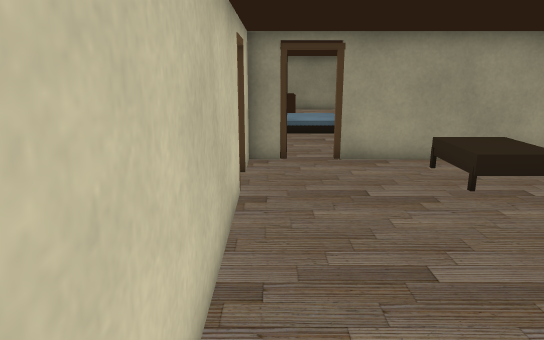
view 1 (above)

18 first-person views from a walk through a Unity game level. The camera is 1.52 m above the floor, tilts 14° down and sees 70° across. The floor is counted in squares, 0.68 m on a side. Each view is taken from the middle of a square. On the plan, view 1 faces up. The plan holds only what a view shows up to about 20 squares ahead; the rest is blank. The place goes on beyond the plan. The player character is not drawn. Door leaves are left out, so doorways stand open. Some surface patterns are stand-ins.

view 2
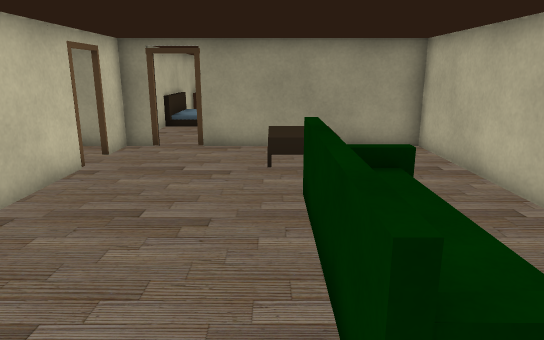

view 3
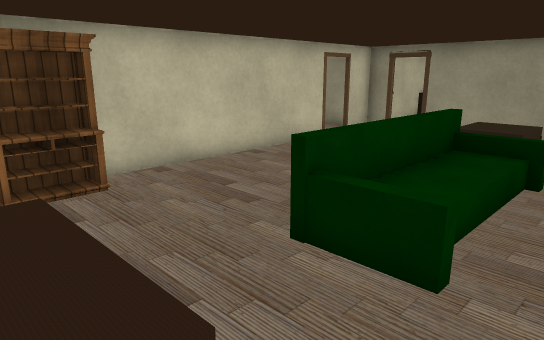

view 4
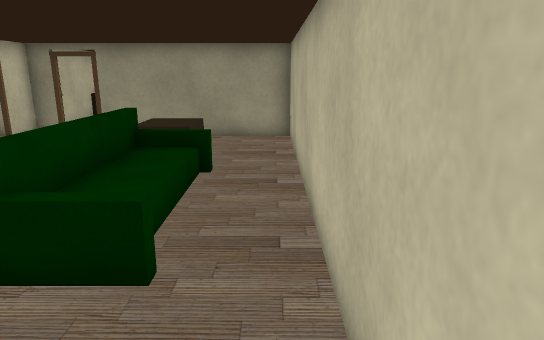

view 5
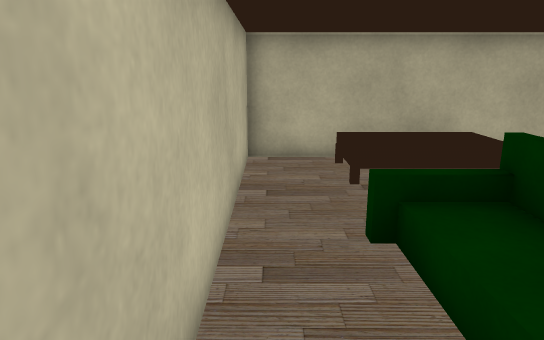

view 6
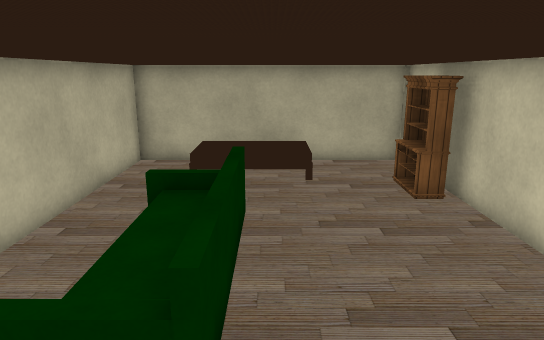

view 7
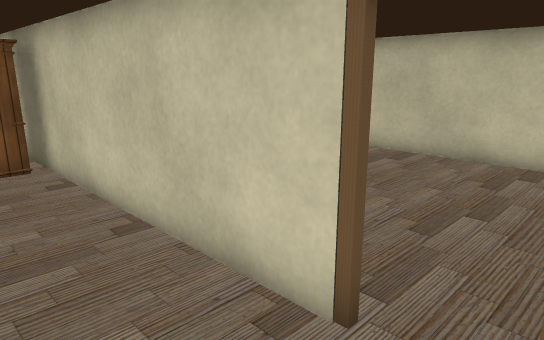

view 8
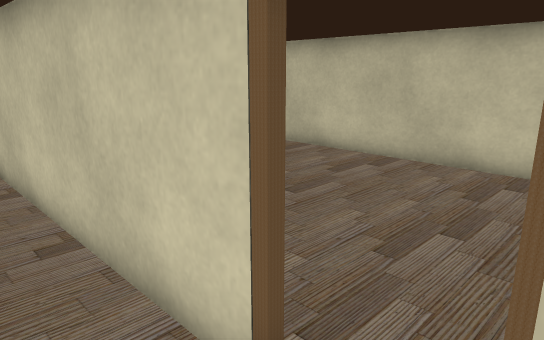

view 9
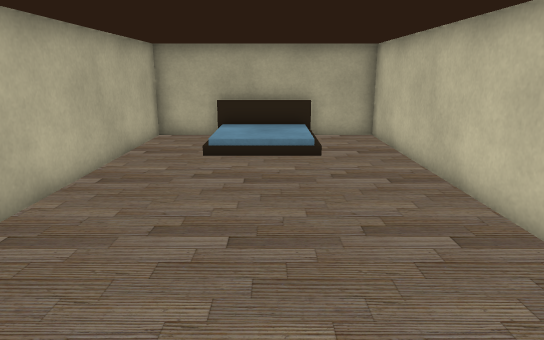

view 10
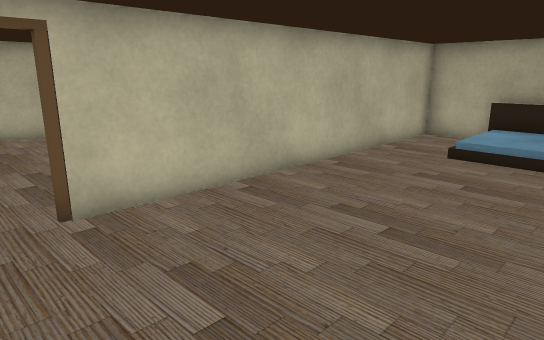

view 11
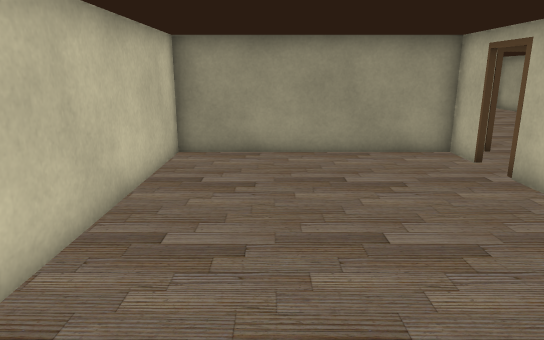

view 12
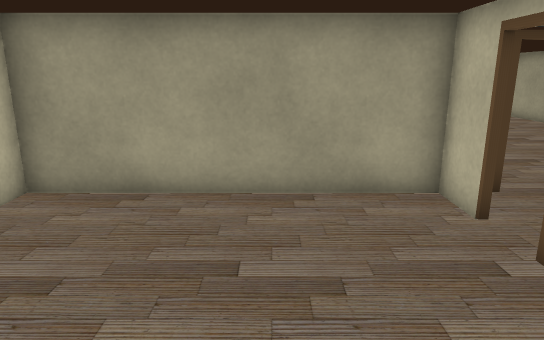

view 13
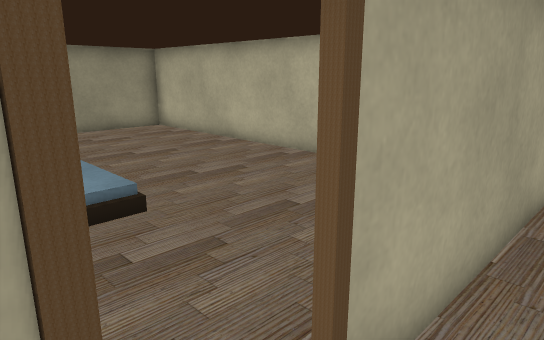

view 14
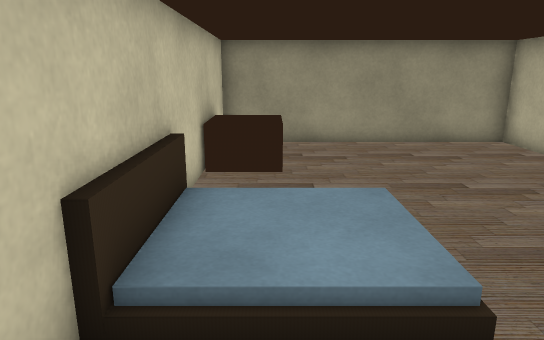

view 15
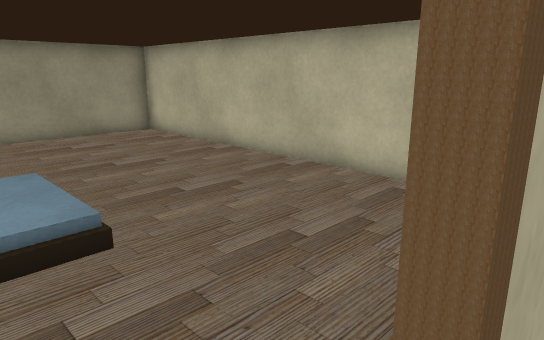

view 16
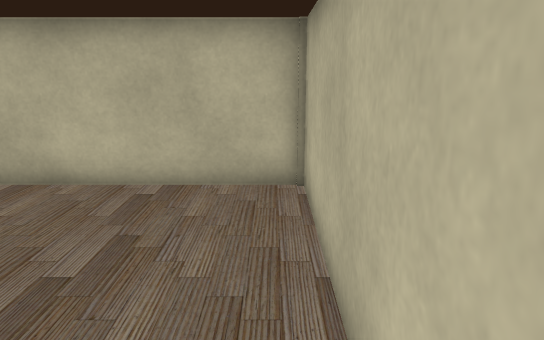

view 17
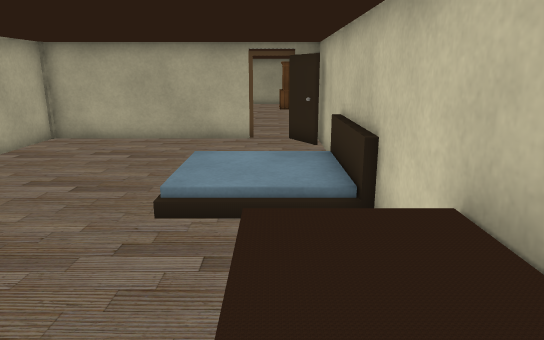

view 18
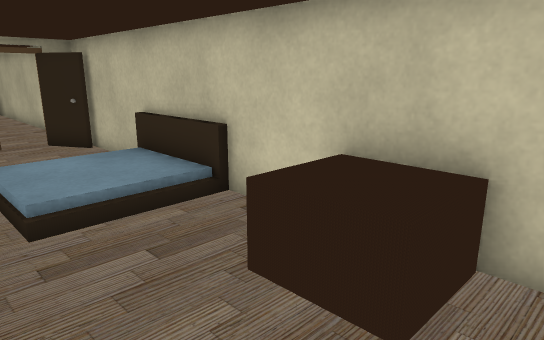

### Floor plan
Key: @ floor where view 1 was taken; # wall or solid block; . main floor; : floor 0.5 m higher than the main floor; / step, stairs or slope; D open door; = window, fence, low wall or low ledge; O other object.
Columns run from 9 left of view 1 to 9 right of it. Each row starts with its distance up from view 1.
 25         ###########
 24         #.........#
 23         #.........#
 22         #.........#
 21         #.........#
 20         #.........#
 19         #.........#
 18         ##///.....#
 17         ##  /.....#
 16         ##  /.....#
 15         ##///.....#
 14         #.........#
 13         #.........#
 12         #.........#
 11         ##........#
 10 ##########.########
  9 #.......#..../:...#
  8 #.......D..../:...#
  7 #.......#....//...#
  6 #.......#.........#
  5 #.......#.....###.#
  4 #.......#.....=O..#
  3 #.......#.....=O..#
  2 #.......#.....=O..#
  1 #.......#.....=O..#
  0 #.......#@....###.#
 -1 #.......## .......#
 -2 #..////.## .......#
 -3 #..   /.## .    ..#
 -4 #..   /.#...    ..#
 -5 #########...    ..#
 -6        ######  ####

Positions as (right, up) in squares from view 1, and headings:
1: (0, 0), facing up
2: (4, -2), facing up
3: (8, -4), facing up-left
4: (8, -4), facing up
5: (8, 5), facing down
6: (4, 8), facing down
7: (2, 9), facing down-left
8: (1, 9), facing down-left
9: (-5, 9), facing down
10: (-7, 9), facing down-right
11: (-6, -1), facing up
12: (-4, 3), facing up
13: (0, 9), facing up-right
14: (1, 12), facing up
15: (1, 10), facing up-right
16: (1, 11), facing right
17: (1, 24), facing down
18: (4, 24), facing down-left
